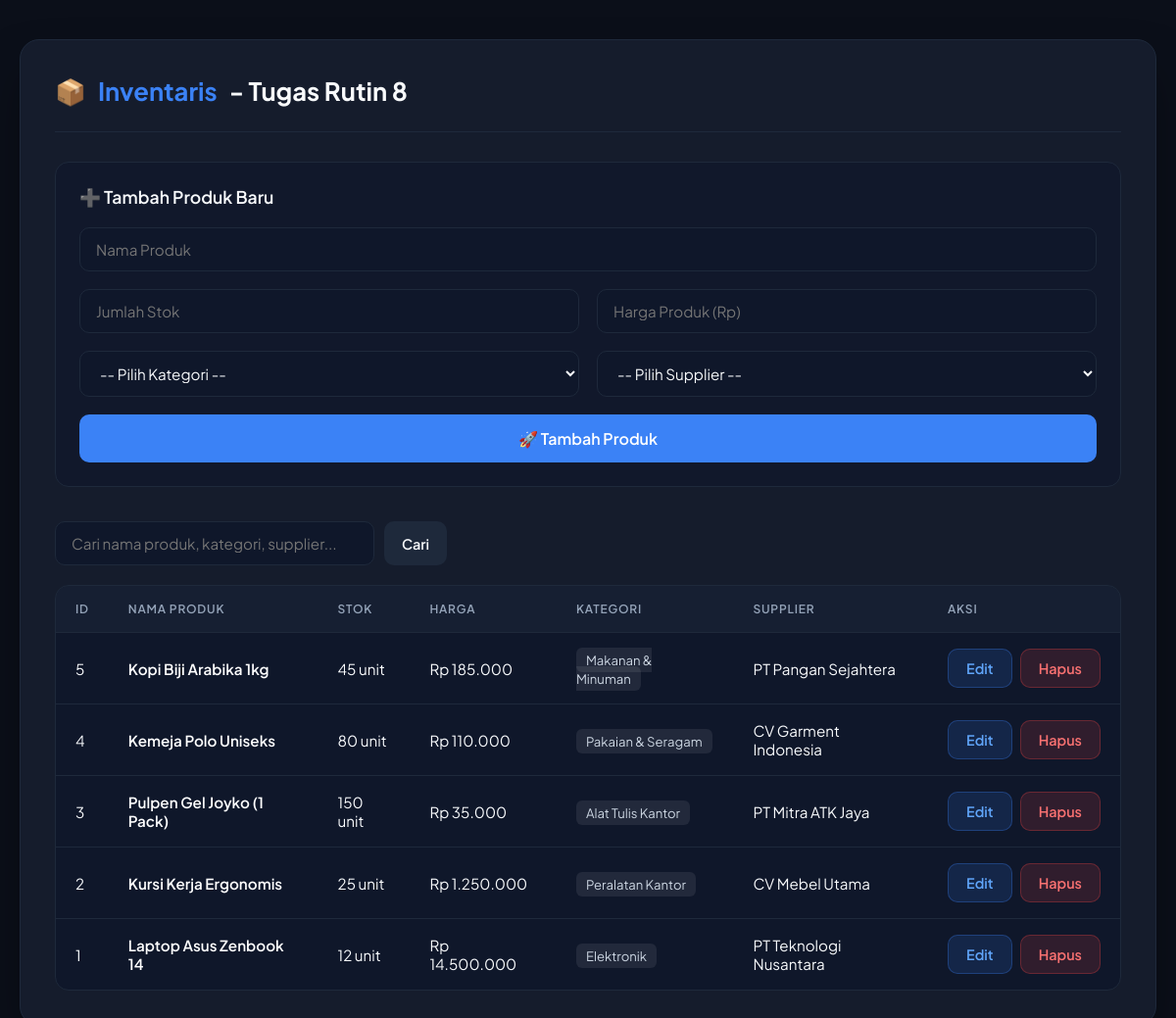
The page / on the database its author committed.
### tables this page shows
CREATE TABLE `produk` (
  `id` int(11) NOT NULL,
  `nama_produk` varchar(255) NOT NULL,
  `stok` int(11) NOT NULL DEFAULT 0,
  `harga` decimal(12,2) NOT NULL DEFAULT 0.00,
  `kategori_id` int(11) DEFAULT NULL,
  `supplier_id` int(11) DEFAULT NULL
);

CREATE TABLE `kategori` (
  `id` int(11) NOT NULL,
  `nama_kategori` varchar(100) NOT NULL
);

CREATE TABLE `supplier` (
  `id` int(11) NOT NULL,
  `nama_supplier` varchar(100) NOT NULL,
  `kontak` varchar(50) NOT NULL
);

### index.php (the view, shortened to what this page needs)
<?php
$db = Database::getInstance();
$search = trim($_GET['search'] ?? '');
$page = max(1, (int)($_GET['page'] ?? 1));
$limit = 5;
$offset = ($page - 1) * $limit;
if (!empty($search)) {
    $query = "SELECT p.id, p.nama_produk, p.stok, p.harga, k.nama_kategori, s.nama_supplier
              FROM produk p
              LEFT JOIN kategori k ON p.kategori_id = k.id
              LEFT JOIN supplier s ON p.supplier_id = s.id
              WHERE p.nama_produk LIKE ? OR k.nama_kategori LIKE ? OR s.nama_supplier LIKE ?
              ORDER BY p.id DESC LIMIT $limit OFFSET $offset";
    $stmt = $db->prepare($query);
    $stmt->execute([$searchTerm, $searchTerm, $searchTerm]);
    $produkList = $stmt->fetchAll();
} else {
    $query = "SELECT p.id, p.nama_produk, p.stok, p.harga, k.nama_kategori, s.nama_supplier
              FROM produk p
              LEFT JOIN kategori k ON p.kategori_id = k.id
              LEFT JOIN supplier s ON p.supplier_id = s.id
              ORDER BY p.id DESC LIMIT $limit OFFSET $offset";
    $produkList = $db->query($query)->fetchAll();
}
$editData = null;
?>
<!DOCTYPE html>
<html lang="id">
<head>
</head>
<body>
<div class="container">
    <div class="header">
        <h1>📦 <span>Inventaris</span> - Tugas Rutin 8</h1>
    </div>
    <div class="form-section">
        <div class="form-title">
            <?= $editData ? '✏️ Edit Data Produk' : '➕ Tambah Produk Baru' ?>
        </div>
        <form method="POST" class="grid-form">
            <div class="full-width">
                <input type="text" name="nama_produk" placeholder="Nama Produk" required value="<?= htmlspecialchars($editData['nama_produk'] ?? '') ?>">
            </div>
            <div>
                <input type="number" name="stok" placeholder="Jumlah Stok" required min="0" value="<?= htmlspecialchars($editData['stok'] ?? '') ?>">
            </div>
            <div>
                <input type="number" step="0.01" name="harga" placeholder="Harga Produk (Rp)" required min="0" value="<?= htmlspecialchars($editData['harga'] ?? '') ?>">
            </div>
            <div>
                <select name="kategori_id" required>
                    <option value="" disabled <?= !isset($editData) ? 'selected' : '' ?>>-- Pilih Kategori --</option>
                </select>
            </div>
            <div>
                <select name="supplier_id" required>
                    <option value="" disabled <?= !isset($editData) ? 'selected' : '' ?>>-- Pilih Supplier --</option>
                </select>
            </div>
            <div class="full-width" style="display: flex; gap: 10px;">
                <button type="submit" class="btn btn-primary" style="flex: 1;">
                    <?= $editData ? '💾 Simpan Perubahan' : '🚀 Tambah Produk' ?>
                </button>
            </div>
        </form>
    </div>
    <div class="toolbar">
        <form method="GET" class="search-box">
            <input type="text" name="search" placeholder="Cari nama produk, kategori, supplier..." value="<?= htmlspecialchars($search) ?>">
            <button type="submit" class="btn btn-secondary">Cari</button>
        </form>
    </div>
    <div class="table-container">
        <table>
            <thead>
                <tr>
                    <th>ID</th>
                    <th>Nama Produk</th>
                    <th>Stok</th>
                    <th>Harga</th>
                    <th>Kategori</th>
                    <th>Supplier</th>
                    <th>Aksi</th>
                </tr>
            </thead>
            <tbody>
                <?php if (count($produkList) > 0): ?>
                    <?php foreach ($produkList as $row): ?>
                    <tr>
                        <td><?= htmlspecialchars($row['id']) ?></td>
                        <td style="font-weight: 600; color: #ffffff;"><?= htmlspecialchars($row['nama_produk']) ?></td>
                        <td><?= htmlspecialchars($row['stok']) ?> unit</td>
                        <td>Rp <?= number_format($row['harga'], 0, ',', '.') ?></td>
                        <td><span class="badge"><?= htmlspecialchars($row['nama_kategori'] ?? 'Tanpa Kategori') ?></span></td>
                        <td><?= htmlspecialchars($row['nama_supplier'] ?? 'Tanpa Supplier') ?></td>
                        <td>
                            <div class="action-buttons">
                                <a href="?edit=<?= $row['id'] ?>" class="btn btn-edit">Edit</a>
                                <a href="?delete=<?= $row['id'] ?>" class="btn btn-delete" onclick="return confirm('Apakah Anda yakin ingin menghapus produk ini?');">Hapus</a>
                            </div>
                        </td>
                    </tr>
                    <?php endforeach; ?>
                <?php endif; ?>
            </tbody>
        </table>
    </div>
</div>
</body>
</html>

### index.php (style rules this page uses)
:root { --bg-body: #0b0f19; --bg-card: #151c2c; --bg-input: #0f172a; --primary: #3b82f6; --primary-hover: #2563eb; --danger: #ef4444; --danger-hover: #dc2626; --success: #10b981; --text-main: #f8fafc; --text-muted: #94a3b8; --border: #1e293b; --ring: rgba(59, 130, 246, 0.3); }
body { font-family: 'Plus Jakarta Sans', sans-serif; background: var(--bg-body); color: var(--text-main); padding: 40px 20px; margin: 0; display: flex; justify-content: center; }
.container { width: 100%; max-width: 1100px; background: var(--bg-card); padding: 35px; border-radius: 20px; box-shadow: 0 25px 50px -12px rgba(0,0,0,0.5); border: 1px solid var(--border); }
.header { display: flex; justify-content: space-between; align-items: center; padding-bottom: 25px; border-bottom: 1px solid var(--border); margin-bottom: 30px; }
.header h1 { font-size: 1.6rem; font-weight: 700; margin: 0; display: flex; align-items: center; gap: 12px; }
.header h1 span { color: var(--primary); }
.form-section { background: rgba(15, 23, 42, 0.6); padding: 24px; border-radius: 14px; border: 1px solid var(--border); margin-bottom: 35px; }
.form-title { font-size: 1.1rem; font-weight: 600; margin-top: 0; margin-bottom: 20px; color: var(--text-main); }
form.grid-form { display: grid; grid-template-columns: repeat(2, 1fr); gap: 18px; }
.full-width { grid-column: span 2; }
input, select { width: 100%; padding: 12px 16px; background: var(--bg-input); border: 1px solid var(--border); color: var(--text-main); border-radius: 10px; font-family: inherit; font-size: 0.95rem; transition: all 0.2s ease; box-sizing: border-box; }
.btn { padding: 10px 18px; border: none; border-radius: 10px; cursor: pointer; text-decoration: none; font-weight: 600; font-size: 0.9rem; transition: all 0.2s ease; display: inline-flex; align-items: center; justify-content: center; gap: 8px; font-family: inherit; }
.btn-primary { background: var(--primary); color: white; padding: 14px; font-size: 1rem; }
.btn-secondary { background: var(--border); color: var(--text-main); }
.btn-edit { background: rgba(59, 130, 246, 0.15); color: #60a5fa; border: 1px solid rgba(59, 130, 246, 0.3); }
.btn-delete { background: rgba(239, 68, 68, 0.15); color: #f87171; border: 1px solid rgba(239, 68, 68, 0.3); }
.toolbar { display: flex; justify-content: space-between; align-items: center; margin-bottom: 20px; gap: 15px; }
.search-box { display: flex; gap: 10px; width: 100%; max-width: 400px; }
.table-container { background: var(--bg-input); border-radius: 14px; border: 1px solid var(--border); overflow: hidden; }
table { width: 100%; border-collapse: collapse; }
th, td { padding: 16px 20px; text-align: left; border-bottom: 1px solid var(--border); font-size: 0.95rem; }
th { background: rgba(30, 41, 59, 0.5); color: var(--text-muted); font-weight: 600; text-transform: uppercase; font-size: 0.75rem; letter-spacing: 0.8px; }
tbody tr:last-child td { border-bottom: none; }
.badge { background: rgba(255, 255, 255, 0.08); padding: 4px 10px; border-radius: 6px; font-size: 0.82rem; color: #cbd5e1; }
.action-buttons { display: flex; gap: 8px; }

### rows shown on the page
produk: id "5", nama_produk "Kopi Biji Arabika 1kg", stok "45", harga "185.000", kategori.nama_kategori "Makanan & Minuman", supplier.nama_supplier "PT Pangan Sejahtera"
produk: id "4", nama_produk "Kemeja Polo Uniseks", stok "80", harga "110.000", kategori.nama_kategori "Pakaian & Seragam", supplier.nama_supplier "CV Garment Indonesia"
produk: id "3", nama_produk "Pulpen Gel Joyko (1 Pack)", stok "150", harga "35.000", kategori.nama_kategori "Alat Tulis Kantor", supplier.nama_supplier "PT Mitra ATK Jaya"
produk: id "2", nama_produk "Kursi Kerja Ergonomis", stok "25", harga "1.250.000", kategori.nama_kategori "Peralatan Kantor", supplier.nama_supplier "CV Mebel Utama"
produk: id "1", nama_produk "Laptop Asus Zenbook 14", stok "12", harga "14.500.000", kategori.nama_kategori "Elektronik", supplier.nama_supplier "PT Teknologi Nusantara"
